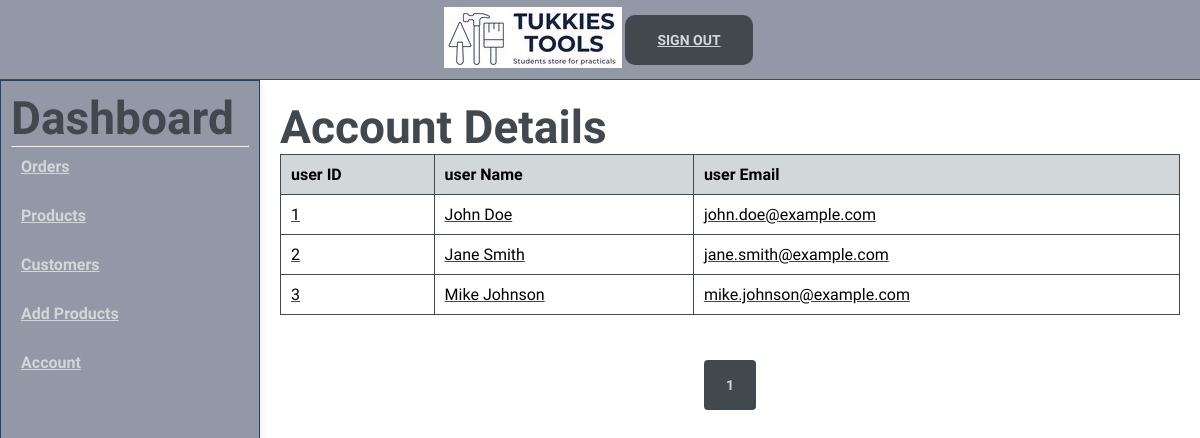
The page /admin/customers.php (signed in) on the database its author committed.
### tables this page shows
CREATE TABLE IF NOT EXISTS `users` (
    `user_id` int(11) NOT NUll AUTO_INCREMENT, 
    `user_name` varchar(100) NOT NUll,
    `user_email` varchar(100) NOT NUll,
    `user_password` varchar(100) NOT NUll,
    PRIMARY KEY (`user_id`),
    UNIQUE KEY `UX_CONSTRAINT` (`user_email`)
);

### admin/customers.php (the view, shortened to what this page needs)
<?php
include('admin_header.php');
$page_no = isset($_GET['page_no']) && $_GET['page_no'] != "" ? $_GET['page_no'] : 1;
$total_records_per_page = 10;
$offset = ($page_no - 1) * $total_records_per_page;
$stmt1 = $conn->prepare("SELECT COUNT(*) AS total_records FROM users");
$stmt1->execute();
$stmt1->bind_result($total_records);
$total_no_of_pages = ceil($total_records / $total_records_per_page);
$stmt2 = $conn->prepare("SELECT * FROM users LIMIT ?, ?");
$stmt2->bind_param("ii", $offset, $total_records_per_page);
$stmt2->execute();
$customer = $stmt2->get_result();
?>
<body>
    <div class="admin-container">
        <aside class="sidebar">
            <?php include('navbar.php'); ?>
        </aside>
        <main class="main-content">
            <section id="order-table">
                <h2>Account Details</h2>
                <table>
                    <thead>
                        <tr>
                            <th>user ID</th>
                            <th>user Name</th>
                            <th>user Email</th>
                        </tr>
                    </thead>
                    <tbody>
                         <?php foreach($customer as $cust) { ?>
                        <tr>
                            <td><?php echo $cust['user_id']; ?></td>
                            <td><?php echo $cust['user_name']; ?></td>
                            <td><?php echo $cust['user_email']; ?></td>
                           <?php } ?>
                    </tbody>
                </table>
            </section>
            <section id="pagination" class="section-p1">
                <?php
                    $adjacents = 2;
                    $start = ($page_no > $adjacents) ? $page_no - $adjacents : 1;
                    $end = ($page_no + $adjacents < $total_no_of_pages) ? $page_no + $adjacents : $total_no_of_pages;
                    for ($i = $start; $i <= $end; $i++) {
                        if ($i == $page_no) {
                            echo "<a class='btn active' href='?page_no=$i'>$i</a>";
                        } else {
                            echo "<a class='btn' href='?page_no=$i'>$i</a>";
                        }
                    }
                ?>
            </section>
        </main>
    </div>
</body>
</html>

### assets/css/prop2.css (style rules this page uses)
* { margin: 0; padding: 0; box-sizing: border-box; font-family: 'Chakra Petch', sans-serif; }
h1, h2, h4, p, span { color: #41494f; }
h2 { font-size: 46px; line-height: 54px; }
html { background-color: #9298A6; }
body { min-height: 100vh; display: flex; flex-direction: column; width: 100%; }
.section-p1 { padding: 40px 80px; }
.btn { text-transform: uppercase; font-size: 14px; font-weight: 600; padding: 15px 30px; color: #d2d7da; background-color: #41494f; border-radius: 10px; cursor: pointer; outline: none; border: 2px solid transparent; position: relative; overflow: hidden; transition: color 0.4s, border-color 0.4s; margin: 3px; text-align: center; z-index: 50; }
.btn::before, .btn::after { content: ""; position: absolute; width: 100%; height: 2px; background-color: #d2d7da; transition: transform 0.8s, opacity 0.8s; z-index: 51; }
.btn::before { top: 0; left: 50%; transform: translateX(-50%) scaleX(0); z-index: 51; }
.btn::after { bottom: 0; left: 50%; transform: translateX(-50%) scaleX(0); z-index: 51; }
aside { float: left; position: sticky; top: 100px; width: 250px; margin-right: 20px; padding: 20px; background-color: #9298A6; border: 1px solid #263F73; border-radius: 40px; box-shadow: 0 4px 8px rgba(0, 0, 0, 0.1); }
#pagination { text-align: center; }
#pagination a { text-decoration: none; padding: 15px 20px; border-radius: 4px; font-weight: 600; }
#order-table, #orders-details { display:flexbox; }
#order-table th, #order-table td, #orders-details th, #orders-details td { border: 1px solid #41494f; padding: 10px; text-align: left; }
#order-table th, #orders-details th { background-color: #d2d7da; }
#order-table td, #orders-details td { text-decoration: underline #41494f; }
.admin-container { display: flex; height: 100vh; }
.sidebar { width: 260px; top: 0; border-radius: 0; padding: 10px; margin-right: 0; background-color: #9298A6; position: sticky; }
.main-content { flex-grow: 1; padding: 20px; background-color: #fff; }
#order-table { margin-bottom: 20px; }
table { width: 100%; border-collapse: collapse; }
table, th, td { border: 1px solid #ddd; }
th, td { padding: 8px; text-align: left; }
th { background-color: #f2f2f2; }

### rows shown on the page
users: user_id "1", user_name "John Doe", user_email "john.doe@example.com"
users: user_id "2", user_name "Jane Smith", user_email "jane.smith@example.com"
users: user_id "3", user_name "Mike Johnson", user_email "mike.johnson@example.com"
